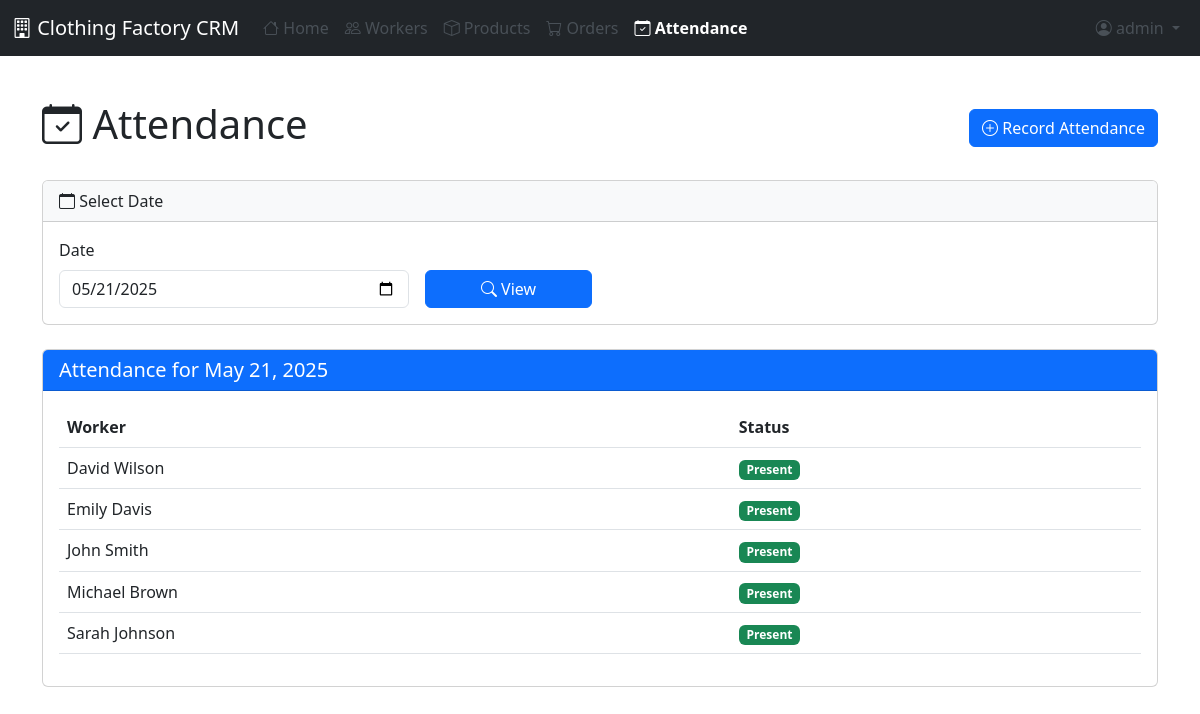
Page /attendance/ (signed in) on the committed database.
### crm/models.py (models this page shows, shortened)
class Attendance(models.Model):
    STATUS_CHOICES = [
        ('present', 'Present'),
        ('absent', 'Absent'),
        ('late', 'Late'),
    ]
    worker = models.ForeignKey(Worker, on_delete=models.CASCADE)
    date = models.DateField(default=timezone.now)
    status = models.CharField(max_length=20, choices=STATUS_CHOICES)
    class Meta:
        unique_together = ['worker', 'date']

class Worker(models.Model):
    full_name = models.CharField(max_length=100)
    position = models.CharField(max_length=100)
    phone_number = models.CharField(max_length=20)
    join_date = models.DateField()

### crm/views.py (the view)
# urls.py: path('attendance/', views.attendance_list, name='attendance_list'),
@login_required
def attendance_list(request):
    today = timezone.now().date()
    if request.GET.get('date'):
        try:
            selected_date = timezone.datetime.strptime(request.GET.get('date'), '%Y-%m-%d').date()
        except ValueError:
            selected_date = today
    else:
        selected_date = today
    attendance_records = Attendance.objects.filter(date=selected_date).order_by('worker__full_name')
    context = {
        'attendance_records': attendance_records,
        'selected_date': selected_date,
    }
    return render(request, 'crm/attendance_list.html', context)

### templates/crm/attendance_list.html (shortened to what this page needs)
{% extends 'base.html' %}
{% block content %}
<div class="container py-4">
    <div class="d-flex justify-content-between align-items-center mb-4">
        <h1><i class="bi bi-calendar-check"></i> Attendance</h1>
        <a href="{% url 'attendance_bulk_create' %}" class="btn btn-primary">
            <i class="bi bi-plus-circle"></i> Record Attendance
        </a>
    </div>
    <div class="card mb-4">
        <div class="card-header bg-light">
            <i class="bi bi-calendar"></i> Select Date
        </div>
        <div class="card-body">
            <form method="get" class="row g-3">
                <div class="col-md-4">
                    <label for="date" class="form-label">Date</label>
                    <input type="date" class="form-control" id="date" name="date" value="{{ selected_date|date:'Y-m-d' }}">
                </div>
                <div class="col-md-2 d-flex align-items-end">
                    <button type="submit" class="btn btn-primary w-100">
                        <i class="bi bi-search"></i> View
                    </button>
                </div>
            </form>
        </div>
    </div>
    <div class="card">
        <div class="card-header bg-primary text-white">
            <h5 class="mb-0">Attendance for {{ selected_date }}</h5>
        </div>
        <div class="card-body">
            {% if attendance_records %}
                <div class="table-responsive">
                    <table class="table table-hover">
                        <thead>
                            <tr>
                                <th>Worker</th>
                                <th>Status</th>
                            </tr>
                        </thead>
                        <tbody>
                            {% for record in attendance_records %}
                                <tr>
                                    <td>{{ record.worker.full_name }}</td>
                                    <td>
                                        {% if record.status == 'present' %}
                                            <span class="badge bg-success">Present</span>
                                        {% elif record.status == 'absent' %}
                                            <span class="badge bg-danger">Absent</span>
                                        {% else %}
                                            <span class="badge bg-warning">Late</span>
                                        {% endif %}
                                    </td>
                                </tr>
                            {% endfor %}
                        </tbody>
                    </table>
                </div>
            {% else %}
                <div class="alert alert-info">
                    No attendance records found for this date.
                    <a href="{% url 'attendance_bulk_create' %}">Record attendance</a>
                </div>
            {% endif %}
        </div>
    </div>
</div>
{% endblock %}

### templates/base.html (shortened to what this page needs)
<!DOCTYPE html>
<html lang="en">
<head>
    <link href="https://cdn.jsdelivr.net/npm/bootstrap@5.3.0-alpha1/dist/css/bootstrap.min.css" rel="stylesheet">
    <link rel="stylesheet" href="https://cdn.jsdelivr.net/npm/bootstrap-icons@1.10.3/font/bootstrap-icons.css">
</head>
<body>
    <nav class="navbar navbar-expand-lg navbar-dark bg-dark">
        <div class="container-fluid">
            <a class="navbar-brand" href="{% url 'home' %}">
                <i class="bi bi-building"></i> Clothing Factory CRM
            </a>
            <div class="collapse navbar-collapse" id="navbarNav">
                <ul class="navbar-nav me-auto">
                    <li class="nav-item">
                        <a class="nav-link {% if request.path == '/' %}active{% endif %}" href="{% url 'home' %}">
                            <i class="bi bi-house"></i> Home
                        </a>
                    </li>
                    <li class="nav-item">
                        <a class="nav-link {% if '/workers/' in request.path %}active{% endif %}" href="{% url 'worker_list' %}">
                            <i class="bi bi-people"></i> Workers
                        </a>
                    </li>
                    <li class="nav-item">
                        <a class="nav-link {% if '/products/' in request.path %}active{% endif %}" href="{% url 'product_list' %}">
                            <i class="bi bi-box"></i> Products
                        </a>
                    </li>
                    <li class="nav-item">
                        <a class="nav-link {% if '/orders/' in request.path %}active{% endif %}" href="{% url 'order_list' %}">
                            <i class="bi bi-cart"></i> Orders
                        </a>
                    </li>
                    <li class="nav-item">
                        <a class="nav-link {% if '/attendance/' in request.path %}active{% endif %}" href="{% url 'attendance_list' %}">
                            <i class="bi bi-calendar-check"></i> Attendance
                        </a>
                    </li>
                </ul>
                <ul class="navbar-nav">
                    {% if user.is_authenticated %}
                    <li class="nav-item dropdown">
                        <a class="nav-link dropdown-toggle" href="#" id="navbarDropdown" role="button" data-bs-toggle="dropdown">
                            <i class="bi bi-person-circle"></i> {{ user.username }}
                        </a>
                    </li>
                    {% else %}
                    <li class="nav-item">
                        <a class="nav-link" href="{% url 'login' %}"><i class="bi bi-box-arrow-in-right"></i> Login</a>
                    </li>
                    {% endif %}
                </ul>
            </div>
        </div>
    </nav>
    <div class="container-fluid">
        <div class="row">
            <main class="col-md-12 ms-sm-auto px-md-4 content">
                {% block content %}{% endblock %}
            </main>
        </div>
    </div>
</body>
</html>

### templates/base.html (style rules this page uses)
.content { padding: 20px; }
.nav-link { color: #495057; }
.nav-link.active { color: #0d6efd; font-weight: bold; }

### rows in the picture
Attendance: worker.full_name "David Wilson", status "Present"
Attendance: worker.full_name "Emily Davis", status "Present"
Attendance: worker.full_name "John Smith", status "Present"
Attendance: worker.full_name "Michael Brown", status "Present"
Attendance: worker.full_name "Sarah Johnson", status "Present"

### other values in the picture
{{ user.username }} "admin"
